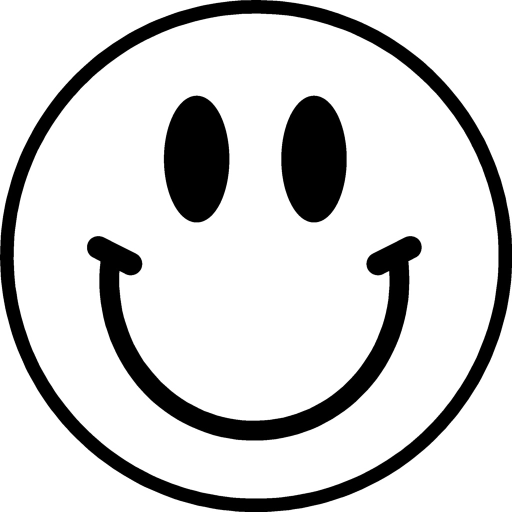
#> input picture test.jpg, 1024 x 1024 px (shown at 1/2 size)
$ python demo.py
#> lines starting #> are read from the running program, lines starting #| are printed output that depends on the picture
from PIL import Image
#char_string = 'abcdefghijklmnopqrstuvwxyz'
#
char_string="人生自古谁无死留取丹心照汗青感统恶鬼争高下不向霸王让寸分"

def rgb2char(r,g,b):
    length=len(char_string)
    gray = int(0.2126 * r + 0.7152 * g + 0.0722 * b)

    unit=(256.0+1)/length;

    ##the corresponding char from r,g,b

    index=int(gray/unit)
    return char_string[index]


def preprocess(image_path,delta=100):
#> called with image_path = 'test.jpg', delta = 100
    img=Image.open(image_path)
#> img is the input picture: PIL image 1024x1024 RGB; min 0, max 255, mean 209.6
    height,width=img.size
#> height = 1024; width = 1024

    if height > width:
        max_val=height

    else:
        max_val=width
#> max_val = 1024


    scale=max_val/delta
#> scale = 10.24

    width, height=int(width/scale), int(height/scale)
#> width = 100; height = 100

    img=img.resize((width,height))
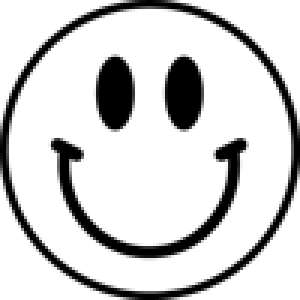
#> img: PIL image 100x100 RGB (shown 3 times larger); min 0, max 255, mean 209.6


    return img


def img_to_char(img_object, save_path):
#> called with save_path = 'test.txt'
    text=""
    width,height=img_object.size
#> width = 100; height = 100


    for i in range(height):
        line=""
        for j in range(width):
            line+=rgb2char(*img_object.getpixel((j,i)))
        text+=line+"\n"


    with open(save_path,"w+",encoding='utf-8') as f:
        f.write(text)


img_object=preprocess("test.jpg")
img_to_char(img_object,"test.txt")
